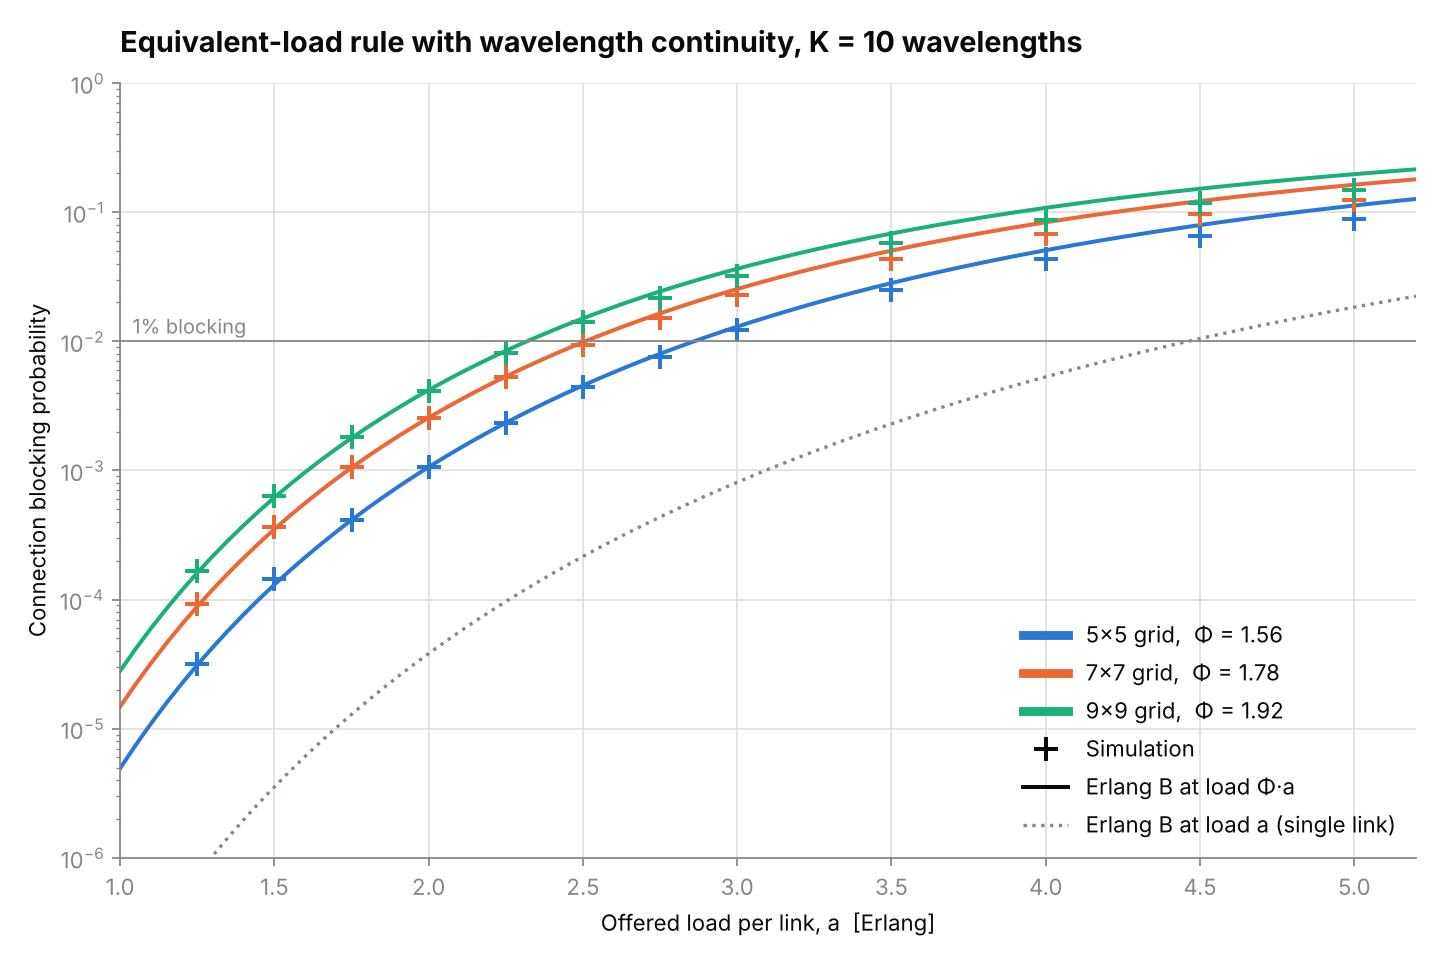

Reproduce this figure in Python.
"""
Equivalent-load rule for the N x N toroidal grid with wavelength continuity:

    blocking  ~=  ErlangB(PHI * a, K)

a   = offered load per link [Erlang] = lambda * N / (8 * mu)
PHI = equivalent-load factor, one number per grid size (and per K)

PHI is fitted here to the long simulations of torus_low_sim.py (points below 1%
blocking) and the rule is then compared with every simulated point.
"""
import numpy as np

K = 10


def erlang_b(a, k=K):
    b = 1.0
    for i in range(1, k + 1):
        b = a * b / (i + a * b)
    return b


def erlang_load(blocking, k=K):
    """Load at which Erlang B gives the stated blocking (bisection)."""
    lo, hi = 1e-3, 5.0 * k
    for _ in range(80):
        mid = (lo + hi) / 2
        lo, hi = (mid, hi) if erlang_b(mid, k) < blocking else (lo, mid)
    return lo


if __name__ == "__main__":
    sim = np.loadtxt("torus_low_sim.csv", delimiter=",")
    for N in (5, 7, 9):
        s = sim[sim[:, 0] == N]
        factors = np.array([erlang_load(b) / a for a, b in zip(s[:, 1], s[:, 4])])
        phi = factors[s[:, 4] < 1e-2].mean()
        print(f"\n{N}x{N} grid: PHI = {phi:.2f}   (point by point: {factors.min():.2f} to {factors.max():.2f})")
        print("   load   simulated   ErlangB(PHI*a)   ratio")
        for a, b in zip(s[:, 1], s[:, 4]):
            rule = erlang_b(phi * a)
            print(f"  {a:5.2f}  {b:10.2e}  {rule:13.2e}  {rule / b:7.2f}")
        for target in (1e-2, 1e-3, 1e-4):
            print(f"   load per link for {target:.0e} blocking: {erlang_load(target) / phi:.2f} Erlang")

    # ---------- plot: simulation (+) against ErlangB(PHI * a, K) (lines) ----------
    import matplotlib
    matplotlib.use("Agg")
    import matplotlib.pyplot as plt

    wide = np.loadtxt("torus_wdm_sim.csv", delimiter=",")      # earlier, shorter runs
    wide = wide[(wide[:, 2] == 0) & (wide[:, 1] > 3.0) & (wide[:, 1] <= 5.0)]
    points = np.vstack([sim, wide])
    INK, MUTED, GRID = "#0b0b0b", "#898781", "#e1e0d9"
    COLOUR = {5: "#2a78d6", 7: "#eb6834", 9: "#1baf7a"}
    plt.rcParams.update({"font.size": 10, "axes.edgecolor": MUTED, "axes.labelcolor": INK,
                         "xtick.color": MUTED, "ytick.color": MUTED, "text.color": INK})
    fig, ax = plt.subplots(figsize=(9, 6))
    loads = np.linspace(1.0, 5.2, 85)
    handles = []
    for N in (5, 7, 9):
        s = sim[sim[:, 0] == N]
        phi = np.mean([erlang_load(b) / a for a, b in zip(s[:, 1], s[:, 4]) if b < 1e-2])
        p = points[points[:, 0] == N]
        ax.plot(loads, [erlang_b(phi * a) for a in loads], "-", color=COLOUR[N], lw=1.8)
        ax.plot(p[:, 1], p[:, 4], "+", color=COLOUR[N], ms=11, mew=1.8)
        handles.append(plt.Line2D([], [], color=COLOUR[N], lw=4, label=f"{N}×{N} grid,  Φ = {phi:.2f}"))
    ax.plot(loads, [erlang_b(a) for a in loads], ":", color=MUTED, lw=1.5)
    ax.axhline(1e-2, color=MUTED, lw=0.8)
    ax.text(1.04, 1.15e-2, "1% blocking", color=MUTED, fontsize=9)
    handles += [plt.Line2D([], [], color=INK, ls="", marker="+", ms=11, mew=1.8, label="Simulation"),
                plt.Line2D([], [], color=INK, ls="-", lw=1.8, label="Erlang B at load Φ·a"),
                plt.Line2D([], [], color=MUTED, ls=":", lw=1.5, label="Erlang B at load a (single link)")]
    ax.set_yscale("log"); ax.set_ylim(1e-6, 1); ax.set_xlim(1.0, 5.2)
    ax.set_xlabel("Offered load per link, a  [Erlang]")
    ax.set_ylabel("Connection blocking probability")
    ax.grid(True, which="major", color=GRID, lw=0.8); ax.set_axisbelow(True)
    for side in ("top", "right"):
        ax.spines[side].set_visible(False)
    ax.legend(handles=handles, loc="lower right", frameon=False)
    ax.set_title(f"Equivalent-load rule with wavelength continuity, K = {K} wavelengths",
                 loc="left", fontsize=13, fontweight="bold", pad=14)
    fig.tight_layout()
    fig.savefig("torus_equivalent_load.png", dpi=160, facecolor="white")
